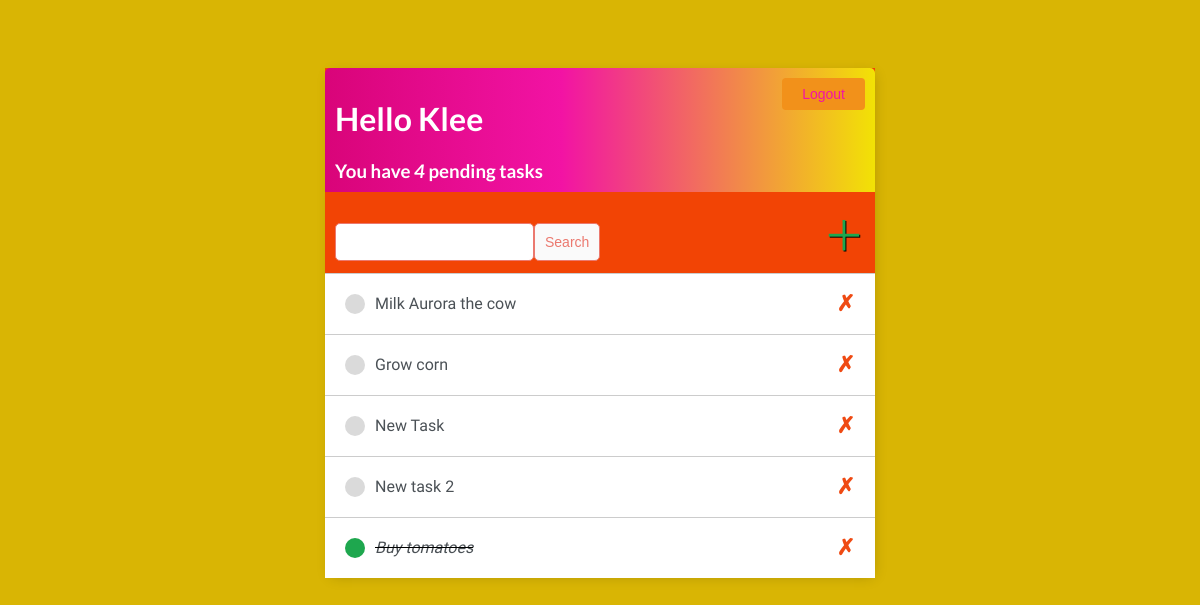
The app's page / (signed in) with its own data.
### base/models.py (models this page shows)
class Task(models.Model):
    user = models.ForeignKey(User, on_delete=models.CASCADE, null=True, blank=True)
    title = models.CharField(max_length=200)
    description = models.TextField(null=True, blank=True)
    completed = models.BooleanField(default=False)
    created_at = models.DateTimeField(auto_now_add=True)
    def __str__(self):
        return self.title
    class Meta:
        ordering = ['completed']

### base/views.py (the view)
# urls.py: path('', ListTasks.as_view(), name='tasks'),
class ListTasks(LoginRequiredMixin, ListView):
    model = Task
    context_object_name = 'Tasks'
    template_name = 'base/task_list.html'
    def get_context_data(self, **kwarg):
        context = super().get_context_data(**kwarg)
        context['Tasks'] = context['Tasks'].filter(user=self.request.user)
        context['count'] = context['Tasks'].filter(completed=False).count()
        query = self.request.GET.get('search-area') or ''
        if query:
            context['Tasks'] = context['Tasks'].filter(title__icontains=query)
        context['query'] = query
        return context

### base/templates/base/task_list.html (shortened to what this page needs)
{% extends 'base/main.html' %}
{%  block content %}
    <div class="top-bar">
        <div>
            <h1>Hello {{ request.user|title }}</h1>
            <h3 style="margin: 0">You have <i>{{ count }}</i> pending task{{ count|pluralize }}</h3>
        </div>
        {% if request.user.is_authenticated %}
            <form action="{% url 'logout' %}" method="post">
                <input type="submit" value="Logout"/>
            </form>
        {% else %}
            <a href="{% url 'login' %}">Login</a>
        {% endif %}
    </div>
    <div id="wrapper-add-search">
        <form method="get" style="margin-top: 20px; display: flex;">
            <input type="Text" name="search-area" value="{{ query }}" />
            <input class="button" type="submit" value="Search" />
        </form>
        <a id="link-add" href="{% url 'create' %}">&#xFF0B;</a>
    </div>
    <div class="wrapper-tasks-items">
        {% for task in Tasks %}
            <div class="wrapper-task">
                {% if task.completed %}
                    <div class="task-title">
                        <div class="icon-task-complete"></div>
                        <i><s><a href="{% url 'update' task.id %}">{{ task }}</a></s></i>
                    </div>
                    <a class="delete-link" href="{% url 'delete' task.id %}">&#x2717;</a>
                {% else %}
                    <div class="task-title">
                        <div class="icon-task-incomplete"></div>
                        <a href="{% url 'update' task.id %}">{{ task }}</a>
                    </div>
                    <a class="delete-link" href="{% url 'delete' task.id %}">&#x2717;</a>
                {% endif %}
            </div>
            {% empty %}
            <p>No tasks yet.</p>
        {% endfor %}
    </div>
{%  endblock content %}

### base/templates/base/main.html (style rules this page uses)
body { background-color: #D9B504; font-family: 'Abel', sans-serif; padding-top: 60px; }
h1, h2, h3, h4, h5, h6 { font-family: 'Lato', sans-serif; }
a, p { color: #F2E205; }
.top-bar { display: flex; justify-content: space-between; color: #fff; padding: 10px; border-radius: 5px 5px 0 0; background: linear-gradient(90deg, #D90479 0%, #F213A4 43%, #F2E205 100%); }
.top-bar input { padding: 8px 20px; border: none; border-radius: 4px; font-size: 14px; color: #F213A4; background-color: #F2911A; cursor: pointer; transition: background-color 0.3s ease; }
.wrapper-task { display: flex; align-items: center; justify-content: space-between; padding: 20px; background-color: #fff; border-top: 1px solid rgb(204, 204, 204); }
.task-title { display: flex; }
.task-title a { text-decoration: none; color: #4B5156; margin-left: 10px; }
.icon-task-complete { height: 20px; width: 20px; background-color: #1EA74E; border-radius: 50px; }
.icon-task-incomplete { height: 20px; width: 20px; background-color: rgb(218, 218, 218); border-radius: 50px; }
.delete-link { text-decoration: none; font-weight: 900; color: #EF4A13; font-size: 22px; line-height: 0; }
#wrapper-add-search { display: flex; justify-content: space-between; align-items: center; padding: 10px; }
#link-add { color: #1EA74E; text-decoration: none; font-size: 42px; text-shadow: 1px 1px #000; }
input[type="text"], input[type="password"], textarea { border: 1px solid #EB796F; border-radius: 5px; padding: 10px; width: 90%; }
.button { border: 1px solid #EB796F; background-color: #FAFAFA; color: #EB796F; padding: 10px; font-size: 14px; border-radius: 5px; cursor: pointer; text-decoration: none; }

### records on screen
Task: title "Milk Aurora the cow"
Task: title "Grow corn"
Task: title "New Task"
Task: title "New task 2"
Task: title "Buy tomatoes"

### other values on screen
{{ request.user|title }} "Klee"
{{ count }} "4"
